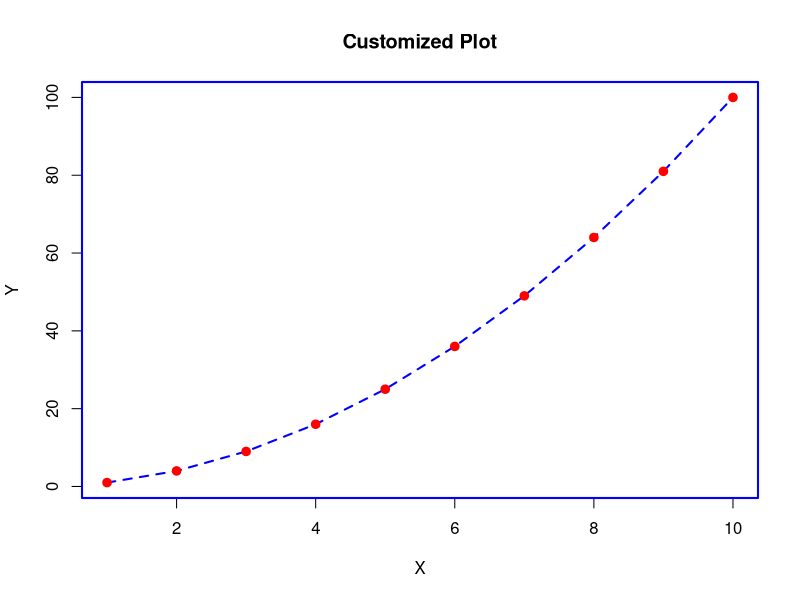

Generate this figure with R:
## ---- chunk 1
# Sample data
x <- 1:10
y <- x^2

# Plot with customized graphical parameters
par(
  pch = 19,    # Use solid circles for points
  lty = 2,     # Use dashed line
  lwd = 2,     # Set line width to 2
  col = "blue" # Set line and point color to blue
)

plot(x, y, type = "l", main = "Customized Plot", xlab = "X", ylab = "Y")
points(x, y, col = "red") # Add points with red color
